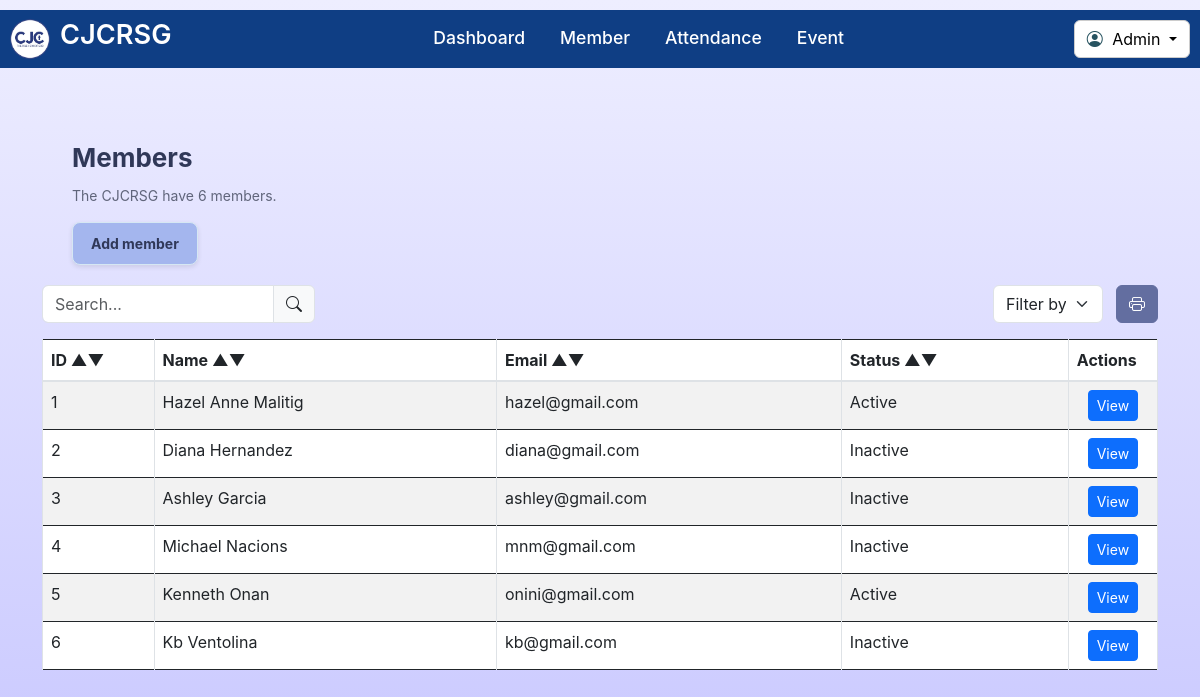
The page /member.php on the database its author committed.
### tables this page shows
CREATE TABLE `accountinfo` (
  `accountID` int(11) NOT NULL,
  `memberID` int(11) NOT NULL,
  `email` varchar(100) NOT NULL,
  `password` varchar(100) NOT NULL,
  `phone` int(15) NOT NULL,
  `address` varchar(100) NOT NULL,
  `dateCreated` timestamp NOT NULL DEFAULT current_timestamp() ON UPDATE current_timestamp(),
  `lastUpdated` timestamp NOT NULL DEFAULT current_timestamp(),
  `life_stage` varchar(255) DEFAULT NULL,
  `image` varchar(255) DEFAULT NULL
);

CREATE TABLE `member` (
  `memberID` int(11) NOT NULL,
  `name` varchar(100) NOT NULL,
  `status` varchar(50) NOT NULL,
  `dateCreated` timestamp NOT NULL DEFAULT current_timestamp(),
  `lastUpdated` timestamp NOT NULL DEFAULT current_timestamp() ON UPDATE current_timestamp()
);

### api/status.php (called while the page is built, shortened)
<?php
$memberName = 'Admin';
?>

### member.php (the view, shortened to what this page needs)
<?php
include 'api/login.php';
$conn = new mysqli($servername, $username, $password, $dbname);
$sql = "SELECT COUNT(*) AS memberCount FROM member";
$result = $conn->query($sql);
$memberCount = ($result->num_rows > 0) ? $result->fetch_assoc()['memberCount'] : 0;
?>
<?php include 'api/status.php'; ?>
<!DOCTYPE html>
<html lang="en">
  <head>
    <link rel="stylesheet" href="css/member.css" />
    <link rel="stylesheet" href="https://cdn.jsdelivr.net/npm/bootstrap@4.0.0/dist/css/bootstrap.min.css">
    <link rel="stylesheet" href="https://cdnjs.cloudflare.com/ajax/libs/font-awesome/5.15.2/css/all.min.css"/>
  <link href="https://cdn.jsdelivr.net/npm/bootstrap@5.3.0-alpha1/dist/css/bootstrap.min.css" rel="stylesheet">
  <link href="https://cdn.jsdelivr.net/npm/datatables@1.11.5/css/jquery.dataTables.min.css" rel="stylesheet">
  <link href="https://cdn.jsdelivr.net/npm/bootstrap-icons/font/bootstrap-icons.css" rel="stylesheet">
  </head>
  <body>
  <header>
    <nav class="navbar">
        <a href="#" class="logo">
            <img src="images/logo.png" alt="logo">
            <h2>CJCRSG</h2>
        </a>
        <ul class="links">
            <li><a href="dashboard.php?id=<?php echo $_GET['id']; ?>">Dashboard</a></li>
            <li><a href="member.php?id=<?php echo $_GET['id']; ?>">Member</a></li>
            <li><a href="record.php?id=<?php echo $_GET['id']; ?>">Attendance</a></li>
            <li><a href="event.php?id=<?php echo $_GET['id']; ?>">Event</a></li>
        </ul>
        <div class="dropdown">
        <button
            class="btn dropdown-toggle"
            type="button"
            id="userDropdown"
            data-bs-toggle="dropdown"
            aria-expanded="false"
            style="background-color: white; color: black; border: 1px solid #ccc;"
        >
            <i class="bi bi-person-circle" style="color: #275360; margin-right: 5px;"></i>
            <?php echo htmlspecialchars($memberName); ?>
        </button>
    </div>
      </nav>
  </header>
    <div class="container mt-1">
    <div class="container-wrapper">
        <div class="admin-container">
            <label class="admin-greeting">Members</label>
            <label class="admin-description">
                The CJCRSG have <?php echo $memberCount; ?> members.
            </label>
            <button class="attendance-button" data-toggle="modal" data-target="#addMemberModal">Add member</button>
        </div>
    </div>
<div class="row mb-3 align-items-center">
    <div class="col-md-6">
        <div class="input-group w-50">
            <input type="text" id="searchInput" class="form-control" placeholder="Search...">
            <span class="input-group-text"><i class="bi bi-search"></i></span>
        </div>
    </div>
    <div class="col-md-6 d-flex justify-content-end align-items-center">
        <select id="filterInput" class="form-select d-inline-block " style="width: 110px; margin-right: 5px;">
            <option value="">Filter by Status</option>
        </select>
        <button id="printButton" class="btn btn-outline-secondary ms-2" style="background-color: #636EA0; color: white; border-color: #636EA0;">
            <i class="bi bi-printer"></i>
        </button>
    </div>
</div>
<?php
$servername = "localhost";
$username = "root";
$password = "";
$dbname = "cjcrsg";
$conn = new mysqli($servername, $username, $password, $dbname);
$sql = "
    SELECT
        a.memberID AS id,
        m.name,
        a.email,
        m.status
    FROM
        accountinfo a
    JOIN
        member m
    ON
        a.memberID = m.memberID
";
$result = $conn->query($sql);
$combinedData = [];
if ($result->num_rows > 0) {
    while ($row = $result->fetch_assoc()) {
        $combinedData[] = $row;
    }
}
?>
<div class="table-responsive">
    <table class="table table-striped table-bordered" id="dataTable">
        <thead class="table-black">
            <tr>
                <th scope="col" style="width: 10%" data-sort="name">ID
                    <span class="sort-icon">&#9650;&#9660;</span>
                </th>
                <th scope="col" data-sort="name">Name
                    <span class="sort-icon">&#9650;&#9660;</span>
                </th>
                <th scope="col" data-sort="email">Email
                    <span class="sort-icon">&#9650;&#9660;</span>
                </th>
                <th scope="col" data-sort="status">Status
                    <span class="sort-icon">&#9650;&#9660;</span>
                </th>
                <th scope="col" style="width: 8%;">Actions</th>
            </tr>
        </thead>
        <tbody>
    <?php
    foreach ($combinedData as $row) {
        echo "<tr data-status='" . $row['status'] . "'>";
        echo "<td>" . $row['id'] . "</td>";
        echo "<td>" . $row['name'] . "</td>";
        echo "<td>" . $row['email'] . "</td>";
        echo "<td>" . $row['status'] . "</td>";
        echo "<td style='width: 8%; text-align: center;'>";
    echo "<a href='profile.php?id=" . $row['id'] . "' class='btn btn-primary btn-sm'>View</a>";
    echo "</td>";
    echo "</tr>";
}
?>
</tbody>
    </table>
</div>
</div>
  </body>
</html>

### css/member.css (style rules this page uses)
* { margin: 0; padding: 0; box-sizing: border-box; font-family: "Inter", sans-serif; }
body { width: 100%; min-height: 100vh; background: linear-gradient(#eeeeff, #c8c7ff); }
header { background: #0f3e84; position: sticky; width: 100%; margin-top: 10px; top: 0; left: 0; z-index: 1; padding: 0 10px; }
.navbar { display: flex; padding: 22px 0; align-items: center; max-width: 1200px; margin: 0 auto; justify-content: space-between; }
.navbar .logo { gap: 10px; display: flex; align-items: center; text-decoration: none; }
.navbar .logo img { width: 40px; border-radius: 50%; }
.navbar .logo h2 { color: #fff; font-weight: 600; font-size: 1.7rem; }
.navbar .links { display: flex; gap: 35px; list-style: none; align-items: center; }
.navbar .links a { color: #fff; font-size: 1.1rem; font-weight: 500; text-decoration: none; transition: 0.1s ease; position: relative; top: 7px; }
footer .content p, a { color: #fff; }
.admin-container { text-align: left; margin-top: 20px; margin-left: 10x; padding-top: 30px; padding-right: 300px; }
.admin-greeting { font-size: 30px; font-weight: bold; color: #303858; margin-bottom: 8px; display: block; }
.admin-description { font-size: 14px; color: #60657b; margin-bottom: 16px; display: block; }
.attendance-button { font-size: 14px; font-weight: bold; color: #303858; background-color: #a4b6ee; border: 1px solid #d6e7f3; border-radius: 8px; padding: 8px 16px; cursor: pointer; transition: all 0.3s ease-in-out; box-shadow: 0px 2px 5px rgba(0, 0, 0, 0.1); }
.container-wrapper { display: flex; gap: 4px; justify-content: flex-start; align-items: flex-start; margin: 30px auto; padding: 0 15px; flex-wrap: wrap; box-sizing: border-box; }
@media (min-width: 991px) and (max-width: 1399px) { .admin-container { text-align: left; margin-top: 20px; margin-left: 10px; padding-top: 30px; padding-right: 10px; } }
@media (min-width: 991px) and (max-width: 1399px) { .container-wrapper { display: flex; gap: 10px; justify-content: flex-start; align-items: flex-start; margin: 20px auto; padding: 0 20px; flex-wrap: wrap; box-sizing: border-box; } }
.admin-greeting { font-size: 26px; }
.admin-description { font-size: 14px; }
.attendance-button { font-size: 14px; padding: 10px 18px; }

### rows shown on the page
accountinfo: memberID "1", memberID.name "Hazel Anne Malitig", email "hazel@gmail.com", memberID.status "Active"
accountinfo: memberID "2", memberID.name "Diana Hernandez", email "diana@gmail.com", memberID.status "Inactive"
accountinfo: memberID "3", memberID.name "Ashley Garcia", email "ashley@gmail.com", memberID.status "Inactive"
accountinfo: memberID "4", memberID.name "Michael Nacions", email "mnm@gmail.com", memberID.status "Inactive"
accountinfo: memberID "5", memberID.name "Kenneth Onan", email "onini@gmail.com", memberID.status "Active"
accountinfo: memberID "6", memberID.name "Kb Ventolina", email "kb@gmail.com", memberID.status "Inactive"

### other values the page prints
$memberName "Admin"
$memberCount "6"
